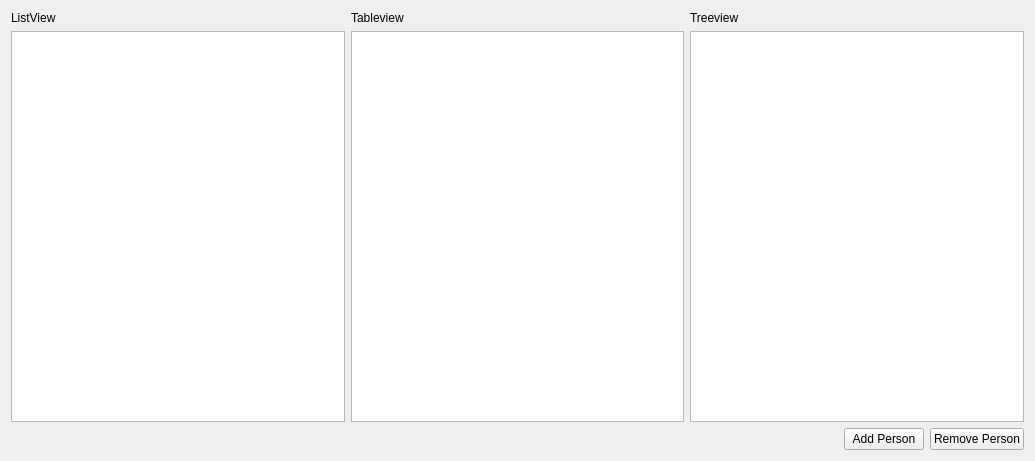
<?xml version="1.0" encoding="UTF-8"?>
<ui version="4.0">
 <class>Widget</class>
 <widget class="QWidget" name="Widget">
  <property name="geometry">
   <rect>
    <x>0</x>
    <y>0</y>
    <width>1035</width>
    <height>461</height>
   </rect>
  </property>
  <property name="windowTitle">
   <string>Custom Read Only List Model</string>
  </property>
  <layout class="QVBoxLayout" name="verticalLayout">
   <item>
    <layout class="QHBoxLayout" name="horizontalLayout">
     <item>
      <widget class="QLabel" name="label">
       <property name="text">
        <string>ListView</string>
       </property>
      </widget>
     </item>
     <item>
      <widget class="QLabel" name="label_2">
       <property name="text">
        <string>Tableview</string>
       </property>
      </widget>
     </item>
     <item>
      <widget class="QLabel" name="label_3">
       <property name="text">
        <string>Treeview</string>
       </property>
      </widget>
     </item>
    </layout>
   </item>
   <item>
    <layout class="QHBoxLayout" name="horizontalLayout_3">
     <item>
      <widget class="QListView" name="listView"/>
     </item>
     <item>
      <widget class="QTableView" name="tableView"/>
     </item>
     <item>
      <widget class="QTreeView" name="treeView"/>
     </item>
    </layout>
   </item>
   <item>
    <layout class="QHBoxLayout" name="horizontalLayout_2">
     <item>
      <spacer name="horizontalSpacer">
       <property name="orientation">
        <enum>Qt::Horizontal</enum>
       </property>
       <property name="sizeHint" stdset="0">
        <size>
         <width>40</width>
         <height>20</height>
        </size>
       </property>
      </spacer>
     </item>
     <item>
      <widget class="QPushButton" name="addPersonButtton">
       <property name="text">
        <string>Add Person</string>
       </property>
      </widget>
     </item>
     <item>
      <widget class="QPushButton" name="removePersonButton">
       <property name="text">
        <string>Remove Person</string>
       </property>
      </widget>
     </item>
    </layout>
   </item>
  </layout>
 </widget>
 <resources/>
 <connections/>
</ui>
